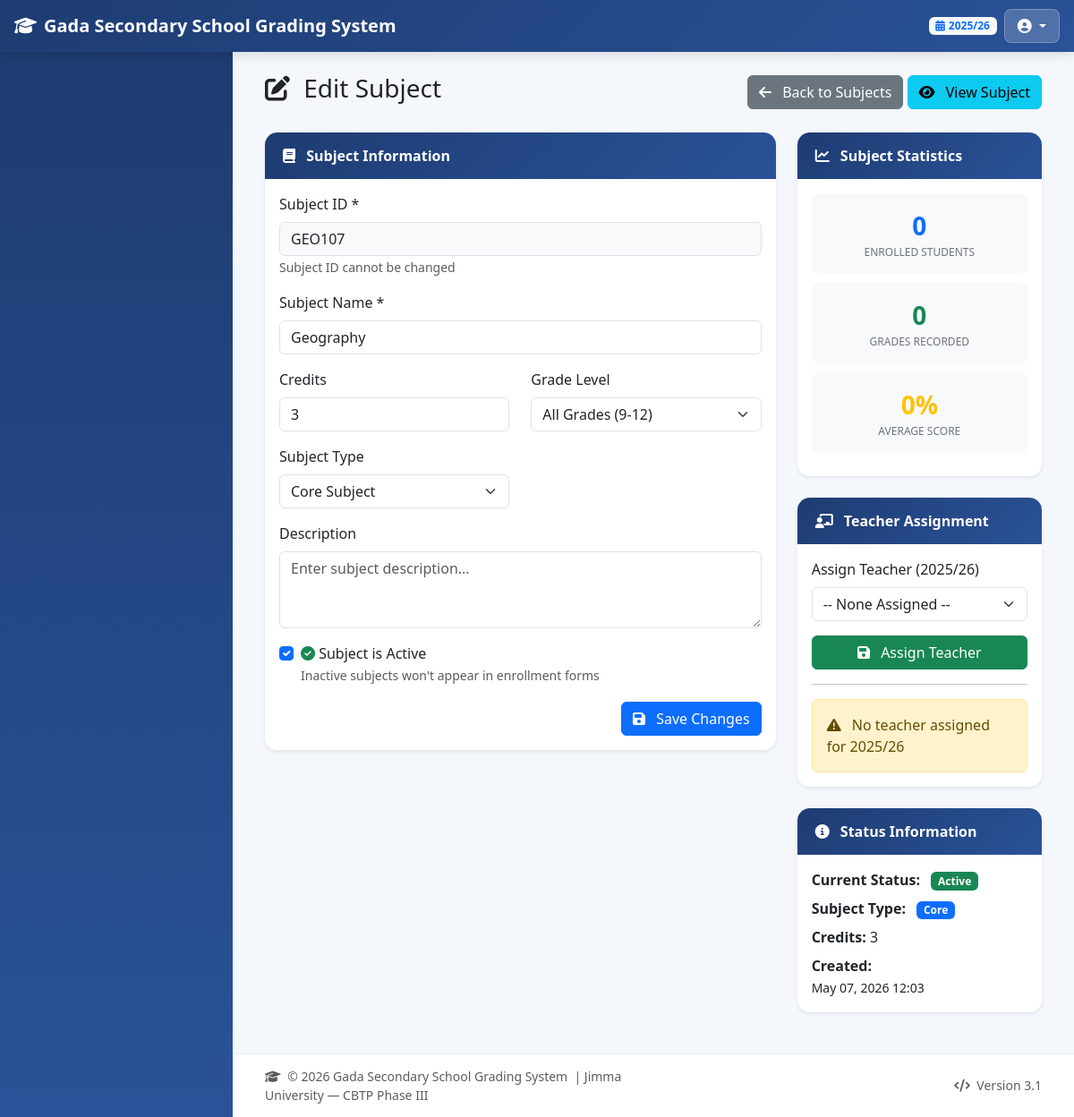
Page /admin/edit_subject.php?id=GEO107 (signed in) on the committed database.
### tables this page shows
CREATE TABLE subject (
    subject_id    VARCHAR(20)  PRIMARY KEY,
    subject_name  VARCHAR(100) NOT NULL,
    short_name    VARCHAR(20)  DEFAULT NULL,
    credits       INT          DEFAULT 3,
    grade_level   VARCHAR(10)  DEFAULT '9-12',
    subject_type  ENUM('core','elective','optional') DEFAULT 'core',
    description   TEXT         DEFAULT NULL,
    is_active     BOOLEAN      DEFAULT TRUE,
    created_at    TIMESTAMP    DEFAULT CURRENT_TIMESTAMP,
    INDEX idx_subject_active (is_active)
);

CREATE TABLE academic_year (
    year_id    INT          PRIMARY KEY AUTO_INCREMENT,
    year_name  VARCHAR(20)  UNIQUE NOT NULL,
    start_date DATE,
    end_date   DATE,
    is_current BOOLEAN      DEFAULT FALSE,
    is_active  BOOLEAN      DEFAULT TRUE,
    created_at TIMESTAMP    DEFAULT CURRENT_TIMESTAMP
);

### admin/edit_subject.php (the view, shortened to what this page needs)
<?php
require_once '../includes/header.php';
$conn = db();
$subject_id = isset($_GET['id']) ? $conn->real_escape_string($_GET['id']) : '';
$subjectQuery = $conn->query("SELECT * FROM subject WHERE subject_id = '$subject_id'");
if (!$subjectQuery || $subjectQuery->num_rows == 0) {
    $error = "Subject not found!";
} else {
    $subject = $subjectQuery->fetch_assoc();
}
$yearResult = $conn->query("SELECT year_id, year_name FROM academic_year WHERE is_current = 1 LIMIT 1");
if ($yearResult && $yearResult->num_rows > 0) {
    $currentYear = $yearResult->fetch_assoc();
} else {
    $currentYear = ['year_id' => 2, 'year_name' => '2025/26'];
}
$currentYearId = $currentYear['year_id'];
$assignedTeacher = $conn->query("
    SELECT t.teacher_id, u.full_name
    FROM teacher_subject ts
    JOIN teacher t ON ts.teacher_id = t.teacher_id
    JOIN users u ON t.username = u.username
    WHERE ts.subject_id = '$subject_id'
    AND ts.academic_year_id = $currentYearId
    AND ts.is_primary = 1
    LIMIT 1
");
$currentTeacher = ($assignedTeacher && $assignedTeacher->num_rows > 0) ? $assignedTeacher->fetch_assoc() : null;
$studentCountResult = $conn->query("SELECT COUNT(DISTINCT student_id) as total
                                    FROM student_subject
                                    WHERE subject_id = '$subject_id' AND is_active = 1");
$studentCount = ($studentCountResult && $studentCountResult->num_rows > 0) ? $studentCountResult->fetch_assoc()['total'] : 0;
$gradeCountResult = $conn->query("SELECT COUNT(*) as total FROM mark WHERE subject_id = '$subject_id'");
$gradeCount = ($gradeCountResult && $gradeCountResult->num_rows > 0) ? $gradeCountResult->fetch_assoc()['total'] : 0;
$avgScoreResult = $conn->query("SELECT AVG(score) as avg FROM mark WHERE subject_id = '$subject_id'");
$avgScore = ($avgScoreResult && $avgScoreResult->num_rows > 0) ? round($avgScoreResult->fetch_assoc()['avg'] ?? 0, 1) : 0;
?>
<div class="container-fluid">
    <div class="d-flex justify-content-between align-items-center mb-4">
        <h1 class="h3">
            <i class="fas fa-edit me-2"></i> Edit Subject
        </h1>
        <div>
            <a href="manage_subjects.php" class="btn btn-secondary">
                <i class="fas fa-arrow-left me-2"></i> Back to Subjects
            </a>
            <a href="view_subject.php?id=<?php echo urlencode($subject_id); ?>" class="btn btn-info">
                <i class="fas fa-eye me-2"></i> View Subject
            </a>
        </div>
    </div>
    <?php if (isset($subject)): ?>
        <div class="row">
            <div class="col-md-8">
                <div class="card shadow-sm">
                    <div class="card-header bg-primary text-white">
                        <i class="fas fa-book me-2"></i> Subject Information
                    </div>
                    <div class="card-body">
                        <form method="POST">
                            <div class="row">
                                <div class="col-md-12 mb-3">
                                    <label class="form-label">Subject ID *</label>
                                    <input type="text" class="form-control bg-light"
                                           value="<?php echo htmlspecialchars($subject['subject_id']); ?>"
                                           readonly disabled>
                                    <small class="text-muted">Subject ID cannot be changed</small>
                                </div>
                                <div class="col-md-12 mb-3">
                                    <label class="form-label">Subject Name *</label>
                                    <input type="text" name="subject_name" class="form-control"
                                           value="<?php echo htmlspecialchars($subject['subject_name']); ?>" required>
                                </div>
                                <div class="col-md-6 mb-3">
                                    <label class="form-label">Credits</label>
                                    <input type="number" name="credits" class="form-control"
                                           value="<?php echo $subject['credits']; ?>" min="1" max="10" required>
                                </div>
                                <div class="col-md-6 mb-3">
                                    <label class="form-label">Grade Level</label>
                                    <select name="grade_level" class="form-select">
                                        <option value="9-12" <?php echo ($subject['grade_level'] ?? '9-12') == '9-12' ? 'selected' : ''; ?>>All Grades (9-12)</option>
                                    </select>
                                </div>
                                <div class="col-md-6 mb-3">
                                    <label class="form-label">Subject Type</label>
                                    <select name="subject_type" class="form-select">
                                        <option value="core" <?php echo ($subject['subject_type'] ?? 'core') == 'core' ? 'selected' : ''; ?>>Core Subject</option>
                                    </select>
                                </div>
                                <div class="col-md-12 mb-3">
                                    <label class="form-label">Description</label>
                                    <textarea name="description" class="form-control" rows="3"
                                              placeholder="Enter subject description..."><?php echo htmlspecialchars($subject['description'] ?? ''); ?></textarea>
                                </div>
                                <div class="col-md-12 mb-3">
                                    <div class="form-check">
                                        <input class="form-check-input" type="checkbox" name="is_active" id="is_active"
                                               value="1" <?php echo ($subject['is_active'] ?? 1) == 1 ? 'checked' : ''; ?>>
                                        <label class="form-check-label" for="is_active">
                                            <i class="fas fa-check-circle text-success"></i> Subject is Active
                                        </label>
                                        <br>
                                        <small class="text-muted">Inactive subjects won't appear in enrollment forms</small>
                                    </div>
                                </div>
                            </div>
                            <div class="text-end">
                                <button type="submit" name="update_subject" class="btn btn-primary">
                                    <i class="fas fa-save me-2"></i> Save Changes
                                </button>
                            </div>
                        </form>
                    </div>
                </div>
            </div>
            <div class="col-md-4">
                <div class="card shadow-sm">
                    <div class="card-header bg-info text-white">
                        <i class="fas fa-chart-line me-2"></i> Subject Statistics
                    </div>
                    <div class="card-body">
                        <div class="stat-card">
                            <div class="stat-number text-primary"><?php echo $studentCount; ?></div>
                            <div class="stat-label">Enrolled Students</div>
                        </div>
                        <div class="stat-card">
                            <div class="stat-number text-success"><?php echo $gradeCount; ?></div>
                            <div class="stat-label">Grades Recorded</div>
                        </div>
                        <div class="stat-card">
                            <div class="stat-number text-warning"><?php echo $avgScore; ?>%</div>
                            <div class="stat-label">Average Score</div>
                        </div>
                    </div>
                </div>
                <div class="card shadow-sm mt-4">
                    <div class="card-header bg-success text-white">
                        <i class="fas fa-chalkboard-user me-2"></i> Teacher Assignment
                    </div>
                    <div class="card-body">
                        <form method="POST">
                            <div class="mb-3">
                                <label class="form-label">
                                    Assign Teacher (<?php echo htmlspecialchars($currentYear['year_name']); ?>)
                                </label>
                                <select name="teacher_id" class="form-select">
                                    <option value="">-- None Assigned --</option>
                                </select>
                            </div>
                            <button type="submit" name="assign_teacher" class="btn btn-success w-100">
                                <i class="fas fa-save me-2"></i> Assign Teacher
                            </button>
                        </form>
                        <?php if ($currentTeacher): ?>
                            <hr>
                            <div class="alert alert-info mb-0">
                                <i class="fas fa-info-circle me-2"></i>
                                <strong>Currently Assigned:</strong><br>
                                <?php echo htmlspecialchars($currentTeacher['full_name']); ?>
                            </div>
                        <?php else: ?>
                            <hr>
                            <div class="alert alert-warning mb-0">
                                <i class="fas fa-exclamation-triangle me-2"></i>
                                No teacher assigned for <?php echo htmlspecialchars($currentYear['year_name']); ?>
                            </div>
                        <?php endif; ?>
                    </div>
                </div>
                <div class="card shadow-sm mt-4">
                    <div class="card-header bg-secondary text-white">
                        <i class="fas fa-info-circle me-2"></i> Status Information
                    </div>
                    <div class="card-body">
                        <div class="mb-2">
                            <strong>Current Status:</strong>
                            <span class="badge bg-<?php echo ($subject['is_active'] ?? 1) == 1 ? 'success' : 'danger'; ?> ms-2">
                                <?php echo ($subject['is_active'] ?? 1) == 1 ? 'Active' : 'Inactive'; ?>
                            </span>
                        </div>
                        <div class="mb-2">
                            <strong>Subject Type:</strong>
                            <span class="badge bg-<?php echo ($subject['subject_type'] ?? 'core') == 'core' ? 'primary' : 'warning'; ?> ms-2">
                                <?php echo ucfirst($subject['subject_type'] ?? 'Core'); ?>
                            </span>
                        </div>
                        <div class="mb-2">
                            <strong>Credits:</strong>
                            <?php echo $subject['credits']; ?>
                        </div>
                        <?php if (isset($subject['created_at']) && $subject['created_at']): ?>
                        <div>
                            <strong>Created:</strong><br>
                            <small><?php echo date('M d, Y H:i', strtotime($subject['created_at'])); ?></small>
                        </div>
                        <?php endif; ?>
                    </div>
                </div>
            </div>
        </div>
    <?php endif; ?>
</div>
<?php require_once '../includes/footer.php'; ?>

### includes/header.php (style rules this page uses)
:root { --primary: #1e3c72; --secondary: #2a5298; --sidebar-w: 260px; --navbar-h: 58px; }
* { margin: 0; padding: 0; box-sizing: border-box; }
body { font-family: 'Segoe UI', system-ui, -apple-system, sans-serif; background: #f4f7fc; overflow-x: hidden; }
.card { border: none; border-radius: 14px; box-shadow: 0 4px 18px rgba(0,0,0,.07); margin-bottom: 22px; }
.card-header { background: linear-gradient(135deg, var(--primary), var(--secondary)) !important; border-radius: 14px 14px 0 0 !important; padding: 14px 20px; font-weight: 600; color: #fff; border: none; }

### admin/edit_subject.php (style rules this page uses)
.stat-card { text-align: center; padding: 15px; border-radius: 8px; background: #f8f9fa; margin-bottom: 10px; }
.stat-number { font-size: 28px; font-weight: bold; margin: 0; }
.stat-label { color: #6c757d; font-size: 12px; text-transform: uppercase; margin: 0; }

### rows in the picture
subject: subject_id "GEO107", subject_name "Geography", credits "3", grade_level "All Grades (9-12)", subject_type "Core Subject", is_active "☑", subject_type "Core", created_at "May 07, 2026 12:03"
academic_year: year_name "2025/26"

### other values in the picture
APP_NAME "Gada Secondary School Grading System"
CURRENT_ACADEMIC_YEAR "2025/26"
$studentCount "0"
$gradeCount "0"
$avgScore "0"
